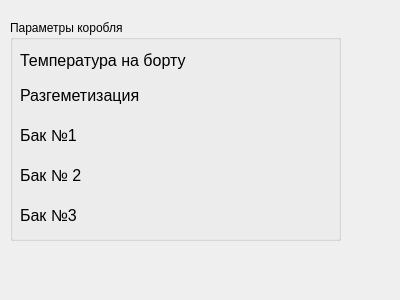
<?xml version="1.0" encoding="UTF-8"?>
<ui version="4.0">
 <class>Form</class>
 <widget class="QWidget" name="Form">
  <property name="geometry">
   <rect>
    <x>0</x>
    <y>0</y>
    <width>400</width>
    <height>300</height>
   </rect>
  </property>
  <property name="windowTitle">
   <string>Form</string>
  </property>
  <widget class="QGroupBox" name="groupBox">
   <property name="geometry">
    <rect>
     <x>10</x>
     <y>20</y>
     <width>331</width>
     <height>221</height>
    </rect>
   </property>
   <property name="title">
    <string>Параметры коробля</string>
   </property>
   <widget class="QLabel" name="label">
    <property name="geometry">
     <rect>
      <x>10</x>
      <y>30</y>
      <width>171</width>
      <height>21</height>
     </rect>
    </property>
    <property name="font">
     <font>
      <pointsize>12</pointsize>
     </font>
    </property>
    <property name="text">
     <string>Температура на борту</string>
    </property>
   </widget>
   <widget class="QLabel" name="label_2">
    <property name="geometry">
     <rect>
      <x>10</x>
      <y>60</y>
      <width>171</width>
      <height>31</height>
     </rect>
    </property>
    <property name="font">
     <font>
      <pointsize>12</pointsize>
     </font>
    </property>
    <property name="text">
     <string>Разгеметизация </string>
    </property>
   </widget>
   <widget class="QLabel" name="label_3">
    <property name="geometry">
     <rect>
      <x>10</x>
      <y>100</y>
      <width>111</width>
      <height>31</height>
     </rect>
    </property>
    <property name="font">
     <font>
      <pointsize>12</pointsize>
     </font>
    </property>
    <property name="text">
     <string>Бак №1</string>
    </property>
   </widget>
   <widget class="QLabel" name="label_4">
    <property name="geometry">
     <rect>
      <x>10</x>
      <y>140</y>
      <width>111</width>
      <height>31</height>
     </rect>
    </property>
    <property name="font">
     <font>
      <pointsize>12</pointsize>
     </font>
    </property>
    <property name="text">
     <string>Бак № 2</string>
    </property>
   </widget>
   <widget class="QLabel" name="label_6">
    <property name="geometry">
     <rect>
      <x>10</x>
      <y>180</y>
      <width>111</width>
      <height>31</height>
     </rect>
    </property>
    <property name="font">
     <font>
      <pointsize>12</pointsize>
     </font>
    </property>
    <property name="text">
     <string>Бак №3</string>
    </property>
   </widget>
  </widget>
 </widget>
 <resources/>
 <connections/>
</ui>
